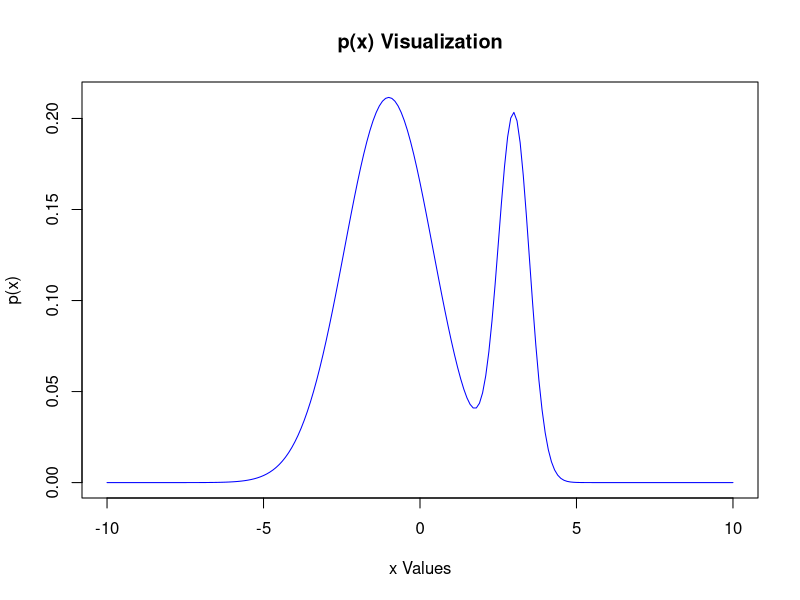
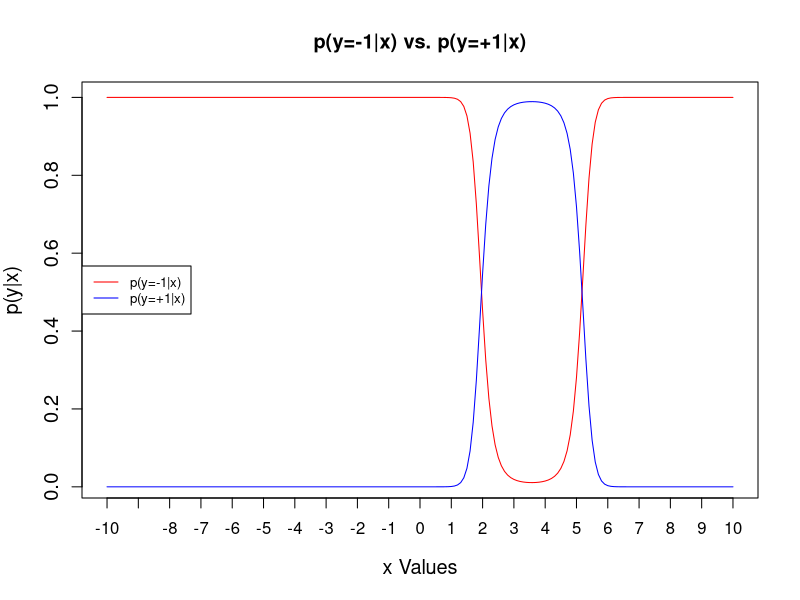

The R source for these figures, in order:
# Name: Omar Amr
# Matrikel-Nr: k11776960

prob_neg = 0.75
prob_pos = 0.25

x <- seq(-10, 10, 0.1)
x_neg_prob =  (exp(-((x + 1) ^ 2) / 4)) / (2*sqrt(pi))
x_pos_prob =  (sqrt(2) * exp(-2 * (x - 3) ^ 2)) / sqrt(pi)

px = (x_neg_prob * prob_neg) + (x_pos_prob * prob_pos)
py_pos_given_x <- x_pos_prob * prob_pos / px
py_neg_given_x <- x_neg_prob * prob_neg / px

plot(x, px, type="l", col="blue", xlab="x Values", ylab="p(x)", main="p(x) Visualization")

plot(x, py_neg_given_x, type="l", col="red", xlab="x Values", ylab="p(y|x)",
     main="p(y=-1|x) vs. p(y=+1|x)", cex.lab=1.2, cex.axis=1.2, cex=1.2, xaxt="n")
lines(x, py_pos_given_x, col="blue")
axis(side = 1, at = seq(-10, 10))
legend("left", "center", legend=c("p(y=-1|x) ", "p(y=+1|x)"), col=c("red", "blue"), lty=1:1, cex=0.8)
